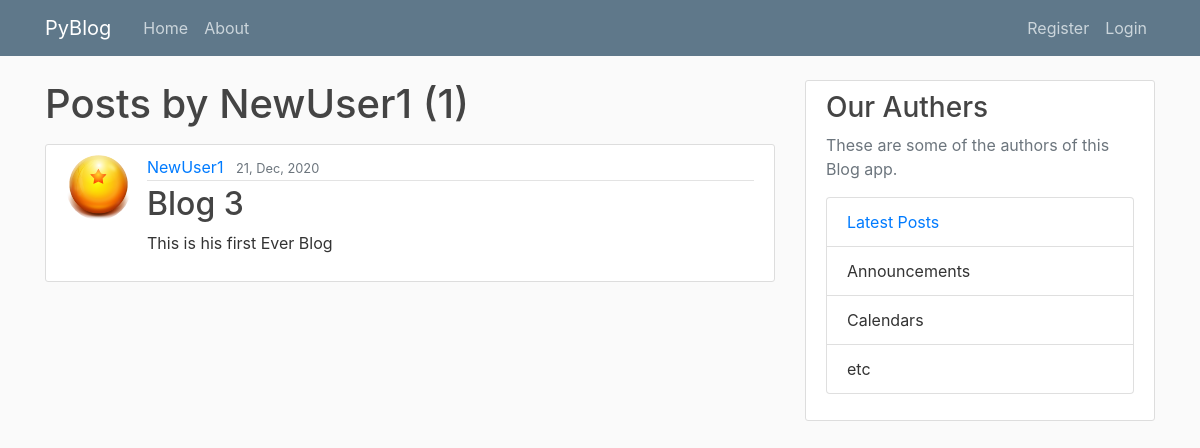
The page /post/NewUser1/ on the database as committed earlier.
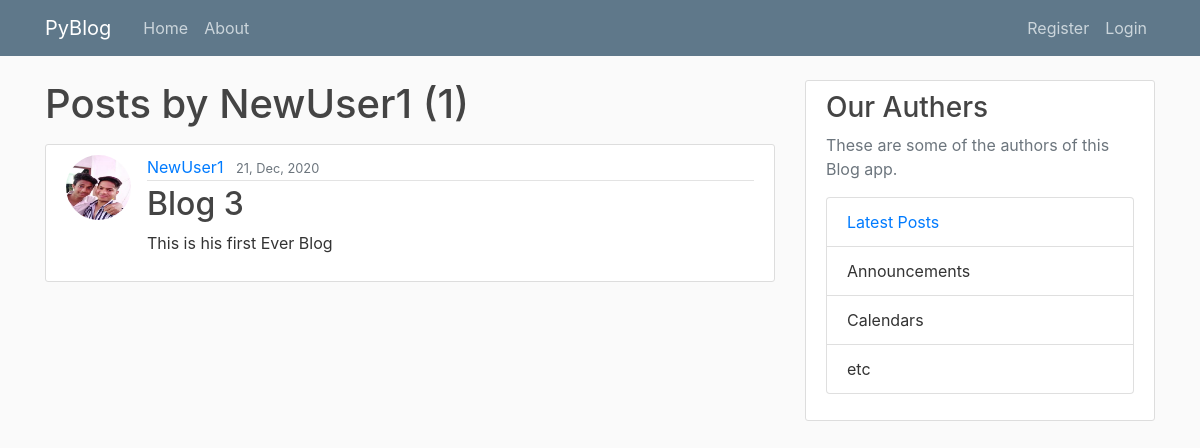
The same page on the database as committed later.
### Blog/models.py (models this page shows, shortened)
class Post(models.Model):
    title = models.CharField(max_length=100)
    content = models.TextField()
    date_posted = models.DateTimeField(default=timezone.now)
    author = models.ForeignKey(User, on_delete=models.CASCADE)

### users/models.py (models this page shows, shortened)
class Profile(models.Model):
    user = models.OneToOneField(User, on_delete=models.CASCADE)
    image = models.ImageField(default='default.jpg', upload_to='profile_pics')

### Blog/views.py (the view)
# urls.py: path('post/<str:username>/', views.UserPostListView.as_view(), name='user-posts'),
class UserPostListView(ListView):
    model = Post
    context_object_name = 'posts'
    template_name = 'Blog/user_posts.html'
    paginate_by = 5
    ordering = ['-date_posted']
    def get_queryset(self):
        user = get_object_or_404(User, username=self.kwargs.get('username'))
        return Post.objects.filter(author=user)

### Blog/templates/Blog/user_posts.html (shortened to what this page needs)
{% extends 'Blog/base.html' %}
{% block content %}
<h1 class="mb-3">Posts by {{ view.kwargs.username }} ({{ page_obj.paginator.count }})</h1>
{% for post in posts %}
<article class="media content-section">
    <img class="rounded-circle article-img" src="{{ post.author.profile.image.url }}">
    <div class="media-body">
        <div class="article-metadata">
            <a class="mr-2" href="{% url 'user-posts' post.author.username %}">{{ post.author }}</a>
            <small class="text-muted">{{ post.date_posted|date:'d, M, Y' }}</small>
        </div>
        <h2><a class="article-title" href="{% url 'post-detail' post.id %}">{{ post.title }}</a></h2>
        <p class="article-content">{{ post.content }}</p>
    </div>
</article>
{% endfor %}
    {% endblock content %}

Rows that differ between the two databases and show on the page:
changed through a linked row, Post "Blog 3": author.profile.image: picture added in place of a placeholder
